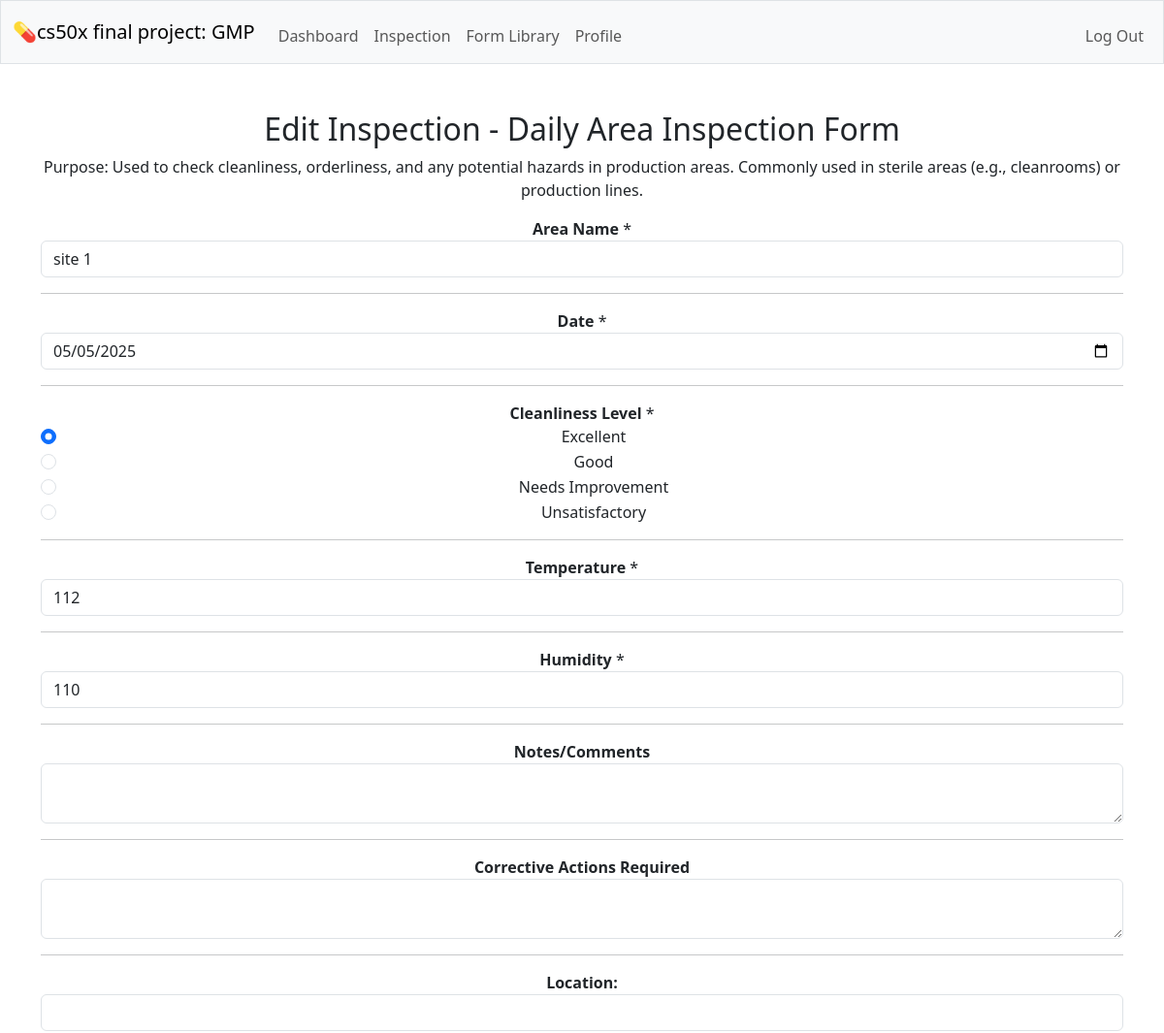
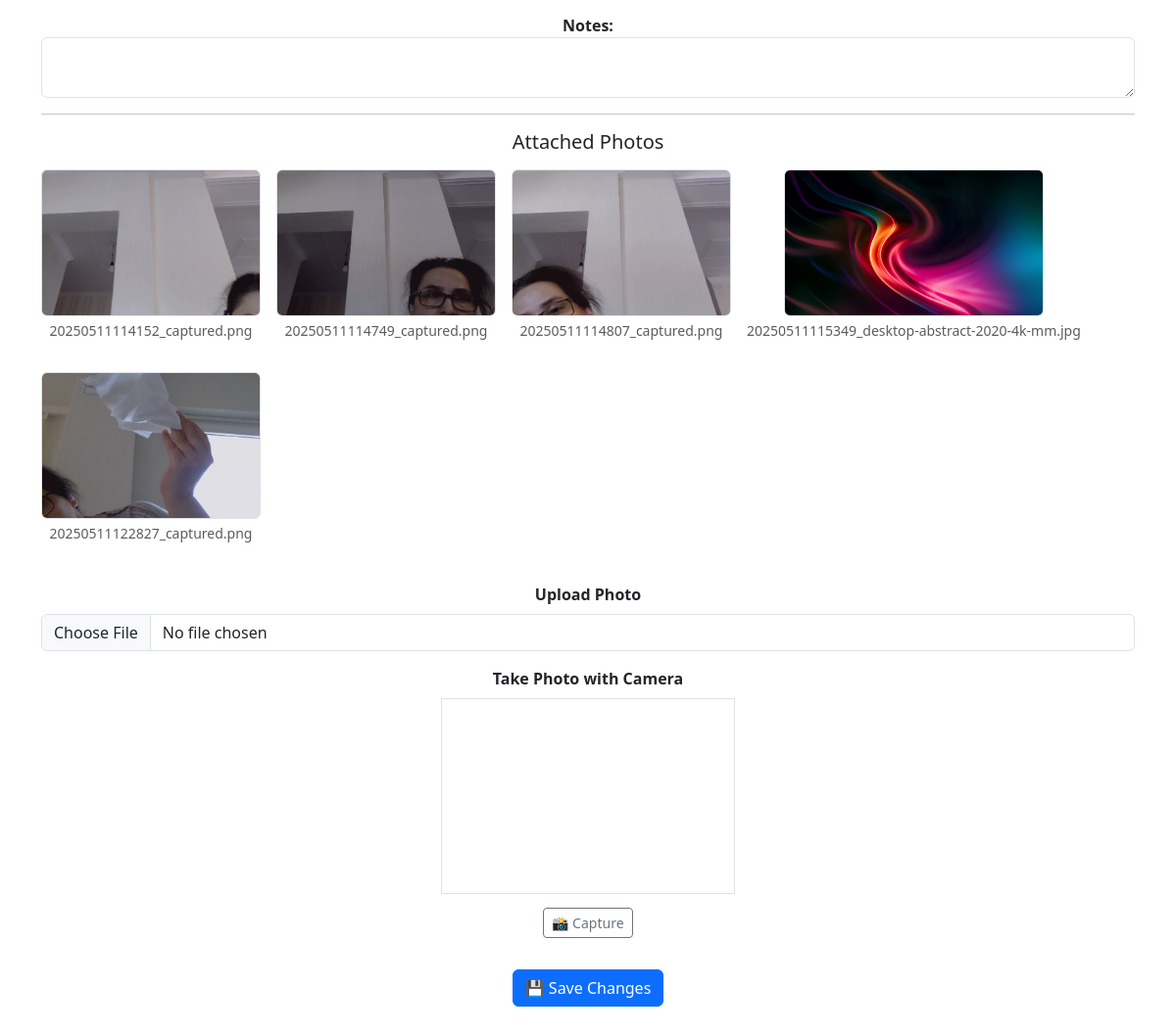
The page /inspection/18/edit (signed in) on the database its author committed (2 pictures, top to bottom).
### tables this page shows
CREATE TABLE forms (id INTEGER PRIMARY KEY AUTOINCREMENT NOT NULL, name TEXT NOT NULL UNIQUE, description TEXT NOT NULL, created_by INTEGER NOT NULL, FOREIGN KEY (created_by) REFERENCES users(id) );

CREATE TABLE inspection_fields ( id INTEGER PRIMARY KEY AUTOINCREMENT NOT NULL, inspection_id INTEGER NOT NULL, field_id INTEGER NOT NULL, value TEXT, comment TEXT, FOREIGN KEY (inspection_id) REFERENCES inspections(id), FOREIGN KEY (field_id) REFERENCES form_fields(id) );

CREATE TABLE form_fields (id INTEGER PRIMARY KEY AUTOINCREMENT NOT NULL, form_id INTEGER NOT NULL, label TEXT NOT NULL, field_type TEXT NOT NULL,  options TEXT, required BOOLEAN NOT NULL DEFAULT 1, display_order INTEGER DEFAULT 0,  FOREIGN KEY (form_id) REFERENCES forms(id) );

CREATE TABLE inspection_images (id INTEGER PRIMARY KEY AUTOINCREMENT, inspection_id INTEGER NOT NULL, filename TEXT NOT NULL, uploaded_at TIMESTAMP DEFAULT CURRENT_TIMESTAMP, FOREIGN KEY (inspection_id) REFERENCES inspections(id));

### app.py (the view, shortened to what this page needs)
@app.route('/inspection/<int:inspection_id>/edit', methods=['GET', 'POST'])
@login_required
def inspection_edit(inspection_id):
    inspection = db.execute("SELECT * FROM inspections WHERE id = ?", inspection_id)
    if not inspection:
        flash("Inspection not found.", "danger")
        return redirect("/inspection_show")
    inspection = inspection[0]
    form = db.execute("SELECT * FROM forms WHERE id = ?", inspection["form_id"])[0]
    fields = db.execute("""
        SELECT f.*, i.value
        FROM form_fields f
        LEFT JOIN inspection_fields i ON i.field_id = f.id AND i.inspection_id = ?
        WHERE f.form_id = ?
        ORDER BY f.display_order ASC
    """, inspection_id, form["id"])
    images = db.execute("SELECT * FROM inspection_images WHERE inspection_id = ?", inspection_id)
    return render_template("inspection_edit.html", form=form, fields=fields, inspection=inspection, images=images)

### helpers.py (called while the page is built)
def login_required(f):
    @wraps(f)
    def decorated_function(*args, **kwargs):
        if session.get("user_id") is None:
            return redirect("/login")
        return f(*args, **kwargs)
    return decorated_function

### templates/inspection_edit.html (shortened to what this page needs)
{% extends "layout.html" %}
{% block main %}
<h2>Edit Inspection - {{ form.name }}</h2>
<p>{{ form.description }}</p>
<form method="post" enctype="multipart/form-data">
    {% for field in fields %}
        <div class="mb-3">
            <label><strong>{{ field.label }}</strong>{% if field.required %} *{% endif %}</label><br>
            {% if field.field_type == 'text' %}
                <input type="text" name="field_{{ field.id }}" class="form-control" value="{{ field.value }}">
            {% elif field.field_type == 'textarea' %}
                <textarea name="field_{{ field.id }}" class="form-control">{{ field.value }}</textarea>
            {% elif field.field_type == 'radio' and field.options %}
                {% for option in field.options.split(',') %}
                    <div class="form-check">
                        <input class="form-check-input" type="radio" name="field_{{ field.id }}"
                            value="{{ option|trim }}" {% if field.value == option|trim %}checked{% endif %}>
                        <label class="form-check-label">{{ option|trim }}</label>
                    </div>
                {% endfor %}
            {% elif field.field_type == 'number' %}
                <input type="number" name="field_{{ field.id }}" class="form-control" value="{{ field.value }}">
            {% elif field.field_type == 'date' %}
                <input type="date" name="field_{{ field.id }}" class="form-control" value="{{ field.value }}">
            {% endif %}
        </div>
        <hr>
    {% endfor %}
    <div class="mb-3">
        <label><strong>Location:</strong></label>
        <input type="text" name="location" class="form-control" value="{{ inspection.location }}">
    </div>
    <div class="mb-3">
        <label><strong>Notes:</strong></label>
        <textarea name="notes" class="form-control">{{ inspection.notes }}</textarea>
    </div>
    <hr>
    {% if images %}
        <h5 class="mb-3">Attached Photos</h5>
        <div class="d-flex flex-wrap gap-3 mb-4">
            {% for image in images %}
                <div class="text-center">
                    <img src="{{ url_for('static', filename='inspection_photos/' ~ image.filename) }}"
                         alt="Photo" style="max-height: 150px;" class="rounded border">
                    <p class="small text-muted mt-1">{{ image.filename }}</p>
                </div>
            {% endfor %}
        </div>
    {% endif %}
    <div class="mb-3">
        <label for="photo_upload" class="form-label"><strong>Upload Photo</strong></label>
        <input type="file" name="photo_upload" accept="image/*" class="form-control">
    </div>
    <div class="mb-3">
        <label class="form-label"><strong>Take Photo with Camera</strong></label><br>
        <video id="camera" width="300" height="200" autoplay class="border mb-2"></video><br>
        <button type="button" onclick="capturePhoto()" class="btn btn-outline-secondary btn-sm">📸 Capture</button><br>
    </div>
    <button type="submit" class="btn btn-primary mt-3">💾 Save Changes</button>
</form>
{% endblock %}

### rows shown on the page
forms: name "Daily Area Inspection Form", description "Purpose: Used to check cleanliness, orderliness, and any potential hazards in production areas. Commonly used in sterile areas (e.g., cleanrooms) or production lines."
inspection_fields: label "Area Name", value "site 1"
inspection_fields: label "Date", value "05/05/2025"
inspection_fields: label "Cleanliness Level", value "☑", option "Excellent" "Good" "Needs Improvement" "Unsatisfactory"
inspection_fields: label "Temperature", value "112"
inspection_fields: label "Humidity", value "110"
inspection_fields: label "Notes/Comments"
inspection_fields: label "Corrective Actions Required"
inspection_images: filename (picture), filename "20250511114152_captured.png"
inspection_images: filename (picture), filename "20250511114749_captured.png"
inspection_images: filename (picture), filename "20250511114807_captured.png"
inspection_images: filename (picture), filename "20250511115349_desktop-abstract-2020-4k-mm.jpg"
inspection_images: filename (picture), filename "20250511122827_captured.png"
